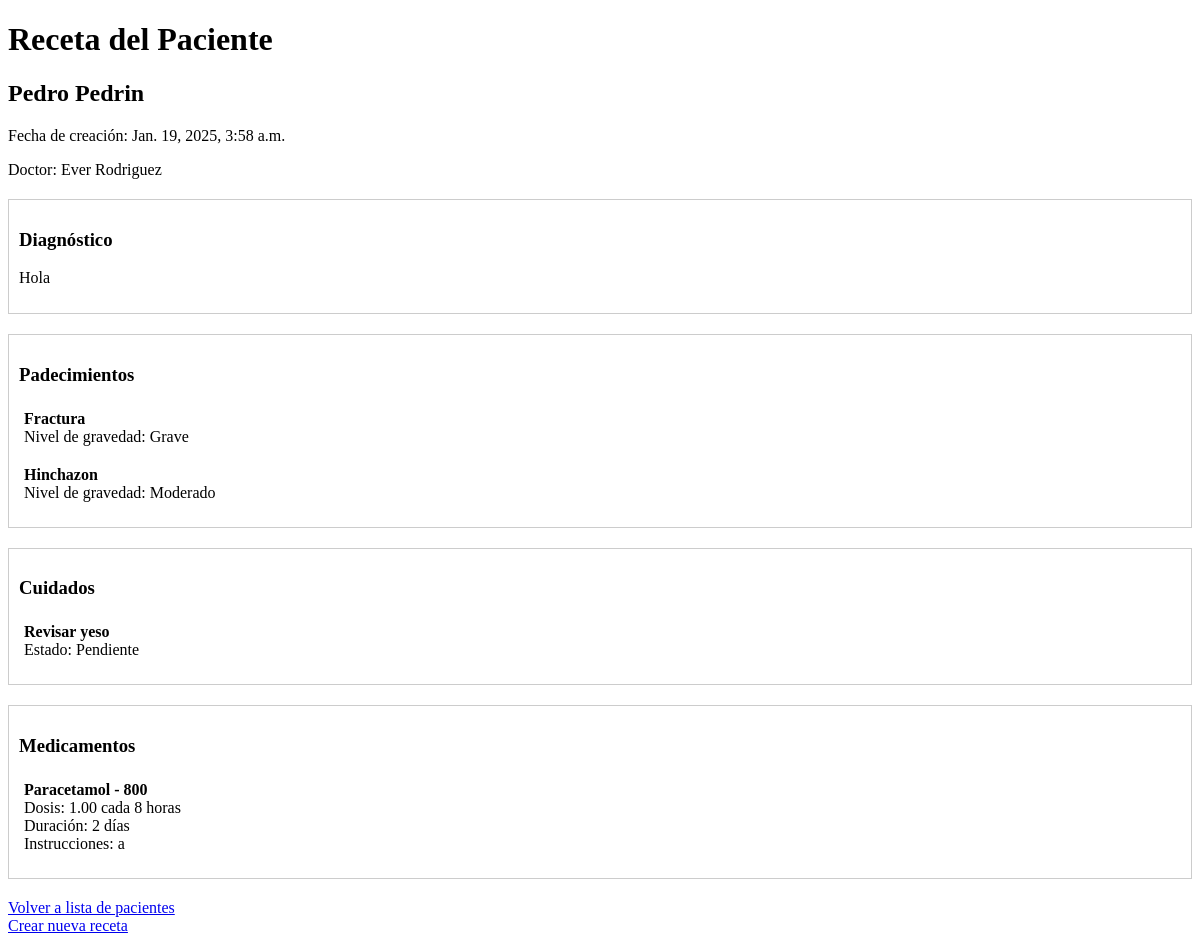
The page /doctor/ver-receta-paciente/1/ (signed in) on the database as committed earlier.
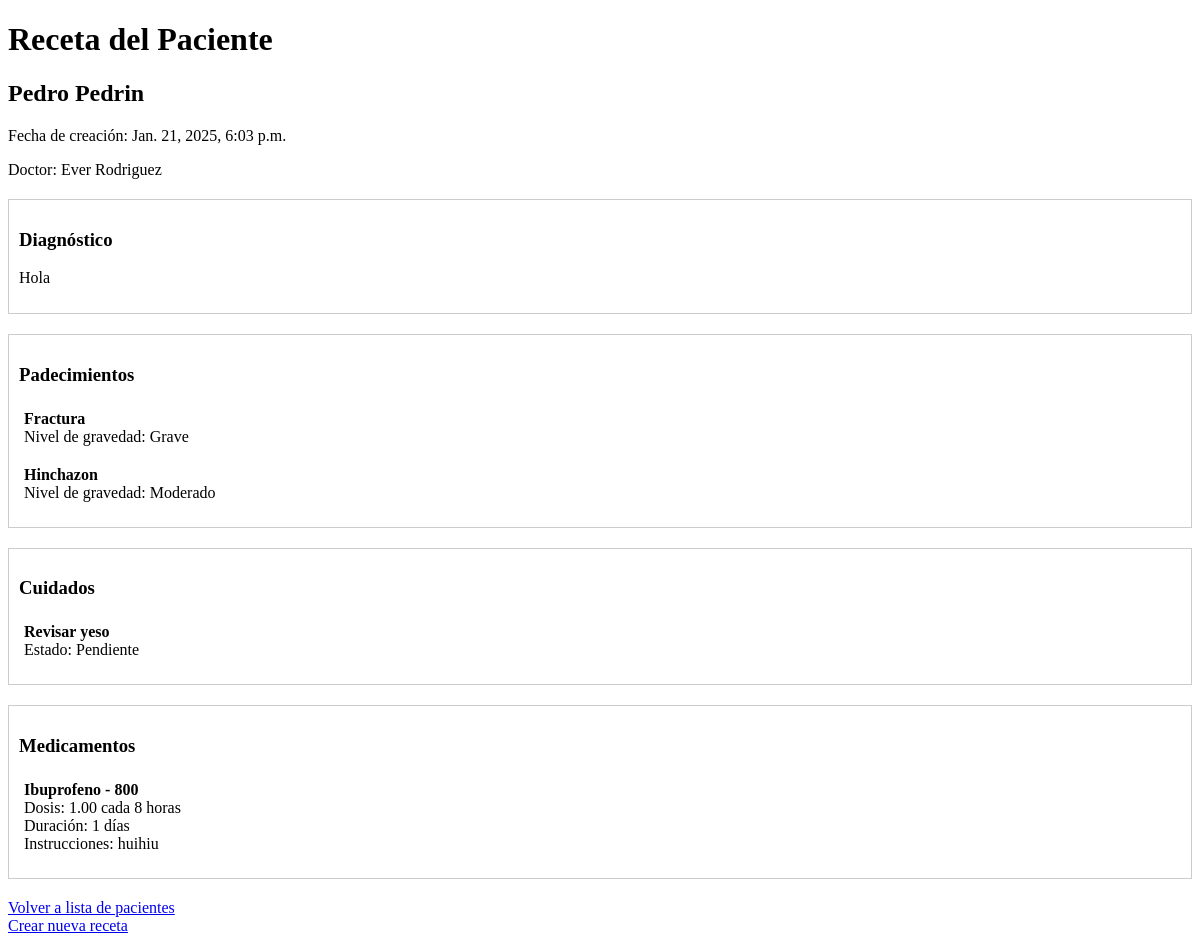
The same page on the database as committed later.
### usuarioDoctor/models.py (models this page shows, shortened)
class Receta(models.Model):
    paciente = models.ForeignKey('usuarioJefa.Paciente', on_delete=models.CASCADE, related_name='recetas_doctor')
    doctor = models.ForeignKey(
        Usuarios,
        on_delete=models.PROTECT,
        limit_choices_to={'tipoUsuario': 'DR'}
    )
    diagnostico = models.ForeignKey(Diagnostico, on_delete=models.CASCADE)
    fecha_creacion = models.DateTimeField(auto_now_add=True)
    fecha_modificacion = models.DateTimeField(auto_now=True)
    aprobado_por_jefa = models.BooleanField(default=False)
    activa = models.BooleanField(default=True)
    numero_ingreso = models.PositiveIntegerField(default=1)

class Diagnostico(models.Model):
    NIVELES_GRAVEDAD = [
        (1, 'Leve'),
        (2, 'Moderado'),
        (3, 'Grave')
    ]
    paciente = models.ForeignKey('usuarioJefa.Paciente', on_delete=models.CASCADE, related_name='diagnosticos')
    doctor = models.ForeignKey(
        Usuarios,
        on_delete=models.PROTECT,
        limit_choices_to={'tipoUsuario': 'DR'}
    )
    descripcion = models.TextField()
    cuidados_especificos = models.TextField()
    fecha_creacion = models.DateTimeField(auto_now_add=True)
    fecha_modificacion = models.DateTimeField(auto_now=True)
    aprobado_por_jefa = models.BooleanField(default=False)
    activo = models.BooleanField(default=True)
    numero_ingreso = models.PositiveIntegerField(default=1)
    class Meta:
        ordering = ['-fecha_creacion']

class RecetaPadecimiento(models.Model):
    receta = models.ForeignKey(Receta, on_delete=models.CASCADE, related_name='padecimientos')
    padecimiento = models.ForeignKey(Padecimiento, on_delete=models.PROTECT)
    nivel_gravedad = models.IntegerField(choices=Diagnostico.NIVELES_GRAVEDAD)

class Padecimiento(models.Model):
    nombre = models.CharField(max_length=200)
    descripcion = models.TextField(null=True, blank=True)
    activo = models.BooleanField(default=True)  # Para poder desactivar padecimientos sin eliminarlos
    class Meta:
        ordering = ['nombre']  # Para que aparezcan ordenados alfabéticamente

class RecetaCuidado(models.Model):
    receta = models.ForeignKey(Receta, on_delete=models.CASCADE, related_name='cuidados')
    cuidado = models.ForeignKey(Cuidado, on_delete=models.PROTECT)
    completado = models.BooleanField(default=False)
    fecha_completado = models.DateTimeField(null=True, blank=True)
    completado_por = models.ForeignKey(
        'login.Usuarios',
        null=True,
        blank=True,
        on_delete=models.SET_NULL,
        limit_choices_to={'tipoUsuario': 'EN'}
    )

class Cuidado(models.Model):
    nombre = models.CharField(max_length=200)
    class Meta:
        verbose_name = 'Cuidado'
        verbose_name_plural = 'Cuidados'

class DetalleReceta(models.Model):
    UNIDADES_MEDIDA = [
        ('TAB', 'Tabletas'),
        ('ML', 'Mililitros'),
        ('MG', 'Miligramos'),
        ('CAP', 'Cápsulas'),
        ('GOT', 'Gotas'),
        ('AMP', 'Ampolletas'),
    ]
    receta = models.ForeignKey(Receta, on_delete=models.CASCADE, related_name='detalles')
    medicamento = models.ForeignKey('usuarioJefa.Medicamento', on_delete=models.PROTECT)
    cantidad_por_toma = models.DecimalField(max_digits=5, decimal_places=2)
    unidad_medida = models.CharField(max_length=3, choices=UNIDADES_MEDIDA)
    frecuencia_horas = models.PositiveIntegerField(help_text="Cada cuántas horas")
    dias_tratamiento = models.PositiveIntegerField()
    instrucciones = models.TextField()
    descripcion_opcional = models.TextField(blank=True)
    hay_existencia = models.BooleanField(default=True)

### login/models.py (models this page shows)
class Usuarios(AbstractUser):
    jefaPiso = 'JP'
    enfermeria = 'EN'
    doctor = 'DR'
    cocina = 'CO'
    rolesUsuario = [
        (jefaPiso, 'Jefa de Piso'),
        (enfermeria, 'Enfermería'),
        (doctor, 'Doctor'),
        (cocina, 'Cocina'),
    ]
    tipoUsuario = models.CharField(max_length=2, choices=rolesUsuario, default=enfermeria)
    apellidos = models.CharField(max_length=150)
    edad = models.IntegerField(default=18)
    fechaNacimiento = models.DateField(null=True, blank=True)
    areaEspecialidad = models.ForeignKey(AreaEspecialidad, on_delete=models.SET_NULL, null=True)
    fortalezas = models.ManyToManyField(Fortaleza)
    estaActivo = models.BooleanField(default=True)
    fechaRegistro = models.DateTimeField(default=timezone.now)
    fechaEliminacion = models.DateTimeField(null=True, blank=True)
    cedula = models.CharField(max_length=20, blank=True, null=True)
    telefono = models.CharField(max_length=15, blank=True, null=True)
    direccion = models.TextField(blank=True, null=True)
    primerIngreso = models.BooleanField(default=True)

### usuarioJefa/models.py (models this page shows, shortened)
class Medicamento(models.Model):
    nombre = models.CharField(max_length=200)
    gramaje = models.CharField(max_length=50)
    compuestos = models.ManyToManyField(Compuesto)
    cantidad_disponible = models.IntegerField(default=0)
    fecha_actualizacion = models.DateTimeField(auto_now=True)
    class Meta:
        verbose_name = 'Medicamento'
        verbose_name_plural = 'Medicamentos'

### usuarioDoctor/views.py (the view)
@login_required
def ver_receta_paciente(request, paciente_id):
    paciente = get_object_or_404(Paciente, id=paciente_id)
    receta = Receta.objects.filter(
        paciente=paciente,
        activa=True
    ).select_related('diagnostico').prefetch_related(
        'padecimientos',
        'cuidados',
        'detalles'
    ).order_by('-fecha_creacion').first()
    if not receta:
        messages.warning(request, 'El paciente no tiene una receta activa.')
        return redirect('doctor:pacientes_doctor')
    context = {
        'paciente': paciente,
        'receta': receta,
        'padecimientos': RecetaPadecimiento.objects.filter(receta=receta).select_related('padecimiento'),
        'cuidados': RecetaCuidado.objects.filter(receta=receta).select_related('cuidado'),
        'detalles_medicamentos': DetalleReceta.objects.filter(receta=receta).select_related('medicamento'),
        'diagnostico': receta.diagnostico,
    }
    return render(request, 'usuarioDoctor/ver_receta_paciente.html', context)

### usuarioDoctor/templates/usuarioDoctor/ver_receta_paciente.html (shortened to what this page needs)
<!DOCTYPE html>
<html lang="es">
<head>
</head>
<body>
    <h1>Receta del Paciente</h1>
    <h2>{{ paciente.nombres }} {{ paciente.apellidos }}</h2>
    <p>Fecha de creación: {{ receta.fecha_creacion }}</p>
    <p>Doctor: {{ receta.doctor.first_name }} {{ receta.doctor.apellidos }}</p>
    <div class="seccion">
        <h3>Diagnóstico</h3>
        <p>{{ diagnostico.descripcion }}</p>
    </div>
    <div class="seccion">
        <h3>Padecimientos</h3>
        {% for padecimiento in padecimientos %}
        <div class="item">
            <strong>{{ padecimiento.padecimiento.nombre }}</strong>
            <br>
            Nivel de gravedad: {{ padecimiento.get_nivel_gravedad_display }}
        </div>
        {% endfor %}
    </div>
    <div class="seccion">
        <h3>Cuidados</h3>
        {% for cuidado in cuidados %}
        <div class="item">
            <strong>{{ cuidado.cuidado.nombre }}</strong>
            <br>
            Estado: {% if cuidado.completado %}Completado{% else %}Pendiente{% endif %}
        </div>
        {% endfor %}
    </div>
    <div class="seccion">
        <h3>Medicamentos</h3>
        {% for detalle in detalles_medicamentos %}
        <div class="item">
            <strong>{{ detalle.medicamento.nombre }} - {{ detalle.medicamento.gramaje }}</strong>
            <br>
            Dosis: {{ detalle.cantidad_por_toma }} cada {{ detalle.frecuencia_horas }} horas
            <br>
            Duración: {{ detalle.dias_tratamiento }} días
            <br>
            Instrucciones: {{ detalle.instrucciones }}
        </div>
        {% endfor %}
    </div>
    <div style="margin-top: 20px;">
        <a href="{% url 'doctor:pacientes_doctor' %}">Volver a lista de pacientes</a>
        <br>
        <a href="{% url 'doctor:receta_paciente' paciente.id %}">Crear nueva receta</a>
    </div>
</body>
</html>

Rows that differ between the two databases and show on the page:
no longer on this page (row edited): Receta: fecha_creacion "Jan. 19, 2025, 3:58 a.m.", doctor.first_name "Ever", doctor.apellidos "Rodriguez"
no longer on this page (row unchanged): DetalleReceta: medicamento.nombre "Paracetamol", medicamento.gramaje "800", cantidad_por_toma "1.00", frecuencia_horas "8", dias_tratamiento "2", instrucciones "a"
added Receta: fecha_creacion "Jan. 21, 2025, 6:03 p.m.", doctor.first_name "Ever", doctor.apellidos "Rodriguez"
added DetalleReceta: medicamento.nombre "Ibuprofeno", medicamento.gramaje "800", cantidad_por_toma "1.00", frecuencia_horas "8", dias_tratamiento "1", instrucciones "huihiu"
